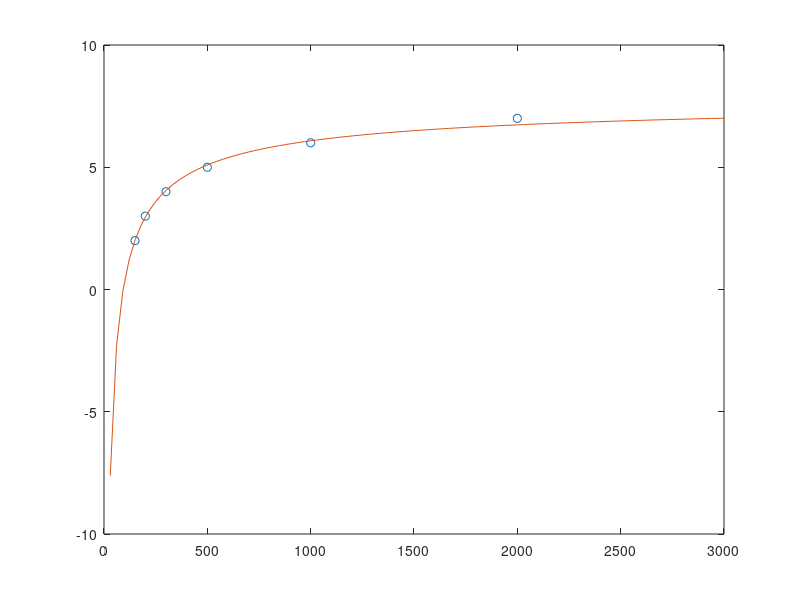

Write MATLAB code to recreate this figure.
clear 
% Define the non-linear function U(alpha)
 
% Define the data
alpha = [150, 200, 300, 500, 1000, 2000]';
U = [2, 3, 4, 5, 6, 7]';
% Define the initial guess for a and b
c =[100, -0.1];

% Define the tolerance and maximum number of iterations
tol = 1e-6;
max_iter = 100;
r = @(alpha, U, c) 8 - c(1)*alpha.^c(2) - U;
J = [-alpha.^c(2), -c(1).*log(alpha).*alpha.^c(2)];

% Define the variables to store the error and number of iterations
s = inf;
iter = 0;
% Start the iteration loop
while norm(s) > tol && iter <= max_iter
    % Compute the Jacobian matrix
    s = -J\r(alpha, U, c);
    c = c + s';
    iter = iter + 1;
end

h = @(x) 8 - c(1).*x.^c(2);

xx = linspace(0, 3000);
plot(alpha, U, 'o', xx, h(xx))



